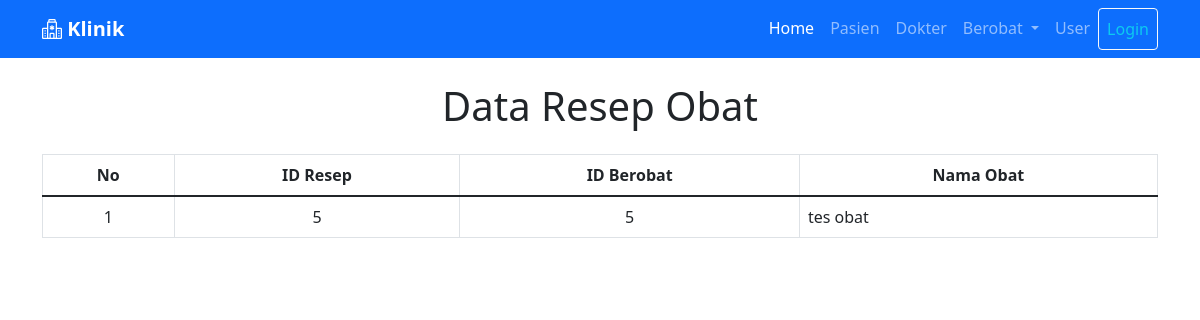
Screenshot of /resep_obat.php with the database file from the repository.
### tables this page shows
CREATE TABLE `resep_obat` (
  `id_resep` int(11) NOT NULL,
  `id_berobat` int(11) DEFAULT NULL,
  `id_obat` int(5) DEFAULT NULL
);

CREATE TABLE `berobat` (
  `id_berobat` int(11) NOT NULL,
  `id_pasien` int(5) DEFAULT NULL,
  `id_dokter` int(5) DEFAULT NULL,
  `tgl_berobat` date NOT NULL,
  `keluhan_pasien` varchar(200) NOT NULL,
  `hasil_diagnosa` varchar(200) NOT NULL,
  `penatalaksana` enum('Rawat Jalan','Rawat Inap','Rujuk','Lainnya') NOT NULL
);

CREATE TABLE `obat` (
  `id_obat` int(5) NOT NULL,
  `nama_obat` varchar(100) NOT NULL
);

### resep_obat.php (the view)
<?php include "layout/_header.php"; ?>
<div class="container">
    <h1 class="text-center my-4">Data Resep Obat</h1>
    <table class="table table-bordered table-hover">
        <thead>
            <tr class="text-center">
                <th>No</th>
                <th>ID Resep</th>
                <th>ID Berobat</th>
                <th>Nama Obat</th>
            </tr>
        </thead>
        <tbody>
            <?php
            $no = 1;
            $sql = "SELECT * FROM resep_obat ";
            $sql .= "INNER JOIN berobat ON resep_obat.id_berobat = berobat.id_berobat ";
            $sql .= "INNER JOIN obat ON resep_obat.id_obat = obat.id_obat";
            $query = mysqli_query($koneksi, $sql);
            while ($resep_obat = mysqli_fetch_array($query)) {
                if ($resep_obat != NULL) {
            ?>
                <tr>
                    <td class="text-center"><?= $no++ ?></td>
                    <td class="text-center"><?= $resep_obat['id_resep'] ?></td>
                    <td class="text-center"><?= $resep_obat['id_berobat'] ?></td>
                    <td><?= $resep_obat['nama_obat'] ?></td>
                </tr>
            <?php } else { ?>
                <tr>
                    <td class="text-center">Data masih kosong</td>
                </tr>
            <?php }}?>
        </tbody>
    </table>
</div>
<?php include "layout/_footer.php"; ?>

### rows the page displays
resep_obat: id_resep "5", id_berobat.id_berobat "5", id_obat.nama_obat "tes obat"
